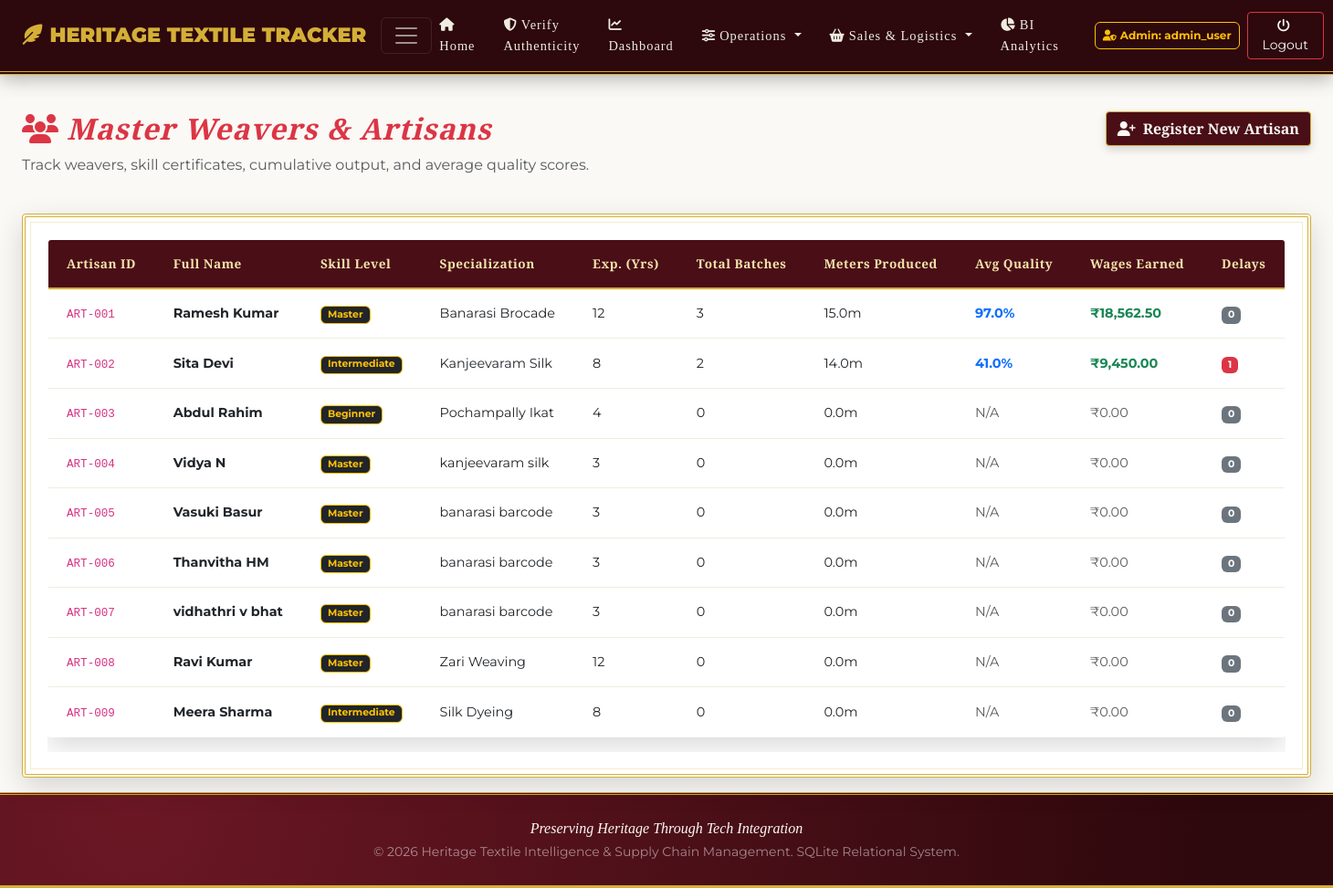
/artisans (signed in), run on the app's committed database.
### tables this page shows
CREATE TABLE artisans (
    artisan_id INTEGER PRIMARY KEY AUTOINCREMENT,
    first_name TEXT NOT NULL,
    last_name TEXT NOT NULL,
    phone TEXT UNIQUE NOT NULL,
    email TEXT UNIQUE,
    experience_years INTEGER NOT NULL CHECK (experience_years >= 0),
    skill_level TEXT NOT NULL CHECK (skill_level IN ('Beginner', 'Intermediate', 'Master')),
    specialization TEXT NOT NULL,
    base_wage_rate REAL NOT NULL CHECK (base_wage_rate > 0.0),
    certification_details TEXT,
    status TEXT NOT NULL DEFAULT 'Active' CHECK (status IN ('Active', 'Inactive', 'On Leave')),
    created_at TEXT NOT NULL DEFAULT (STRFTIME('%Y-%m-%d %H:%M:%S', 'now'))
);

### app.py (the view, shortened to what this page needs)
@app.route("/artisans", methods=["GET", "POST"])
def artisans():
    if not is_logged_in():
        return redirect(url_for("login"))
    conn = get_db_connection()
    artisans_list = conn.execute("SELECT * FROM vw_artisan_performance").fetchall()
    conn.close()
    return render_template("artisans.html", artisans_list=artisans_list)

### app.py (called while the page is built)
def get_db_connection():
    conn = sqlite3.connect(DB_PATH)
    conn.execute("PRAGMA foreign_keys = ON;")
    conn.row_factory = sqlite3.Row
    return conn

def is_logged_in():
    return "user_id" in session

### templates/artisans.html (shortened to what this page needs)
{% extends "base.html" %}
{% block content %}
<div class="row mb-4">
    <div class="col-md-8">
        <h2 class="text-danger font-serif-italic"><i class="fa-solid fa-users me-2"></i>Master Weavers & Artisans</h2>
        <p class="text-muted">Track weavers, skill certificates, cumulative output, and average quality scores.</p>
    </div>
    <div class="col-md-4 text-md-end mt-2 mt-md-0">
        {% if session.get('role') in ['Admin', 'Finance Manager'] %}
            <button class="btn btn-maroon" data-bs-toggle="collapse" data-bs-target="#addArtisanForm">
                <i class="fa-solid fa-user-plus me-2"></i>Register New Artisan
            </button>
        {% endif %}
    </div>
</div>
<div class="zari-box bg-white p-4">
    <div class="table-responsive">
        <table class="table table-hover table-heritage align-middle">
            <thead>
                <tr>
                    <th>Artisan ID</th>
                    <th>Full Name</th>
                    <th>Skill Level</th>
                    <th>Specialization</th>
                    <th>Exp. (Yrs)</th>
                    <th>Total Batches</th>
                    <th>Meters Produced</th>
                    <th>Avg Quality</th>
                    <th>Wages Earned</th>
                    <th>Delays</th>
                </tr>
            </thead>
            <tbody>
                {% for a in artisans_list %}
                    <tr>
                        <td><code>ART-{{ "%03d"|format(a.artisan_id) }}</code></td>
                        <td><strong>{{ a.artisan_name }}</strong></td>
                        <td>
                            <span class="badge bg-dark text-warning border border-warning">{{ a.skill_level }}</span>
                        </td>
                        <td>{{ a.specialization }}</td>
                        <td>{{ a.experience_years }}</td>
                        <td>{{ a.total_batches }}</td>
                        <td>{{ a.total_meters_produced or 0.0 }}m</td>
                        <td>
                            {% if a.avg_quality_score %}
                                <strong class="text-primary">{{ a.avg_quality_score }}%</strong>
                            {% else %}
                                <span class="text-muted">N/A</span>
                            {% endif %}
                        </td>
                        <td>
                            {% if a.total_wages_earned %}
                                <strong class="text-success">&#8377;{{ "{:,.2f}".format(a.total_wages_earned) }}</strong>
                            {% else %}
                                <span class="text-muted">&#8377;0.00</span>
                            {% endif %}
                        </td>
                        <td>
                            {% if a.delayed_batches_count > 0 %}
                                <span class="badge bg-danger">{{ a.delayed_batches_count }}</span>
                            {% else %}
                                <span class="badge bg-secondary">0</span>
                            {% endif %}
                        </td>
                    </tr>
                {% else %}
                    <tr>
                        <td colspan="10" class="text-center py-4 text-muted">No artisans registered in database.</td>
                    </tr>
                {% endfor %}
            </tbody>
        </table>
    </div>
</div>
{% endblock %}

### static/css/style.css (style rules this page uses)
:root { --royal-maroon-dark: #2D080C; --royal-maroon: #4A0E17; --royal-maroon-light: #6B1724; --royal-gold: #D4AF37; --royal-gold-light: #F3E5AB; --royal-gold-dark: #996515; --ivory: #FAF9F5; --ivory-dark: #EFECE1; --charcoal: #201311; --bronze: #8C6239; --glass-white: rgba(255, 255, 255, 0.9); --glass-maroon: rgba(74, 14, 23, 0.85); --shadow-premium: 0 10px 30px rgba(0, 0, 0, 0.15); --shadow-gold-glow: 0 0 15px rgba(212, 175, 55, 0.4); --zari-border: 4px double var(--royal-gold); }
body { background-color: var(--ivory); color: var(--charcoal); font-family: 'Montserrat', sans-serif; font-weight: 400; line-height: 1.6; overflow-x: hidden; }
h1, h2, h3, h4, h5, h6, .brand-title { font-family: 'Cinzel', serif; font-weight: 700; letter-spacing: 1px; }
.font-serif-italic { font-family: 'Playfair Display', serif; font-style: italic; }
.bg-heritage-pattern { background-color: var(--ivory); background-image: radial-gradient(var(--royal-gold-light) 0.5px, transparent 0.5px), radial-gradient(var(--royal-gold-light) 0.5px, var(--ivory) 0.5px); background-size: 20px 20px; background-position: 0 0, 10px 10px; }
.zari-box { border: 4px double var(--royal-gold); background-color: var(--glass-white); padding: 20px; border-radius: 4px; box-shadow: var(--shadow-premium); position: relative; overflow: hidden; }
.zari-box::before { content: ''; position: absolute; top: 5px; left: 5px; right: 5px; bottom: 5px; border: 1px solid rgba(212, 175, 55, 0.25); pointer-events: none; }
.btn-maroon { background-color: var(--royal-maroon); color: var(--ivory) !important; font-family: 'Cinzel', serif; font-weight: 700; border: 1px solid var(--royal-gold); box-shadow: 0 4px 10px rgba(0, 0, 0, 0.15); transition: all 0.3s ease; border-radius: 4px; }
.table-heritage { background-color: var(--glass-white); border-radius: 4px; overflow: hidden; box-shadow: var(--shadow-premium); border: 1px solid var(--ivory-dark); }
.table-heritage thead th { background-color: var(--royal-maroon); color: var(--royal-gold-light); font-family: 'Cinzel', serif; font-weight: 700; letter-spacing: 0.5px; font-size: 0.85rem; padding: 15px 20px; border: none; border-bottom: 2px solid var(--royal-gold); }
.table-heritage tbody td { padding: 15px 20px; vertical-align: middle; font-size: 0.9rem; border-bottom: 1px solid var(--ivory-dark); }
.table-heritage tbody tr { transition: background-color 0.2s ease; }

### data on the page
artisans: artisan_id "001", artisan_name "Ramesh Kumar", skill_level "Master", specialization "Banarasi Brocade", experience_years "12", total_batches "3", total_meters_produced "15.0", avg_quality_score "97.0", total_wages_earned "18,562.50"
artisans: artisan_id "002", artisan_name "Sita Devi", skill_level "Intermediate", specialization "Kanjeevaram Silk", experience_years "8", total_batches "2", total_meters_produced "14.0", avg_quality_score "41.0", total_wages_earned "9,450.00", delayed_batches_count "1"
artisans: artisan_id "003", artisan_name "Abdul Rahim", skill_level "Beginner", specialization "Pochampally Ikat", experience_years "4", total_batches "0", total_meters_produced "0.0", shows "N/A", shows "₹0.00"
artisans: artisan_id "004", artisan_name "Vidya N", skill_level "Master", specialization "kanjeevaram silk", experience_years "3", total_batches "0", total_meters_produced "0.0", shows "N/A", shows "₹0.00"
artisans: artisan_id "005", artisan_name "Vasuki Basur", skill_level "Master", specialization "banarasi barcode", experience_years "3", total_batches "0", total_meters_produced "0.0", shows "N/A", shows "₹0.00"
artisans: artisan_id "006", artisan_name "Thanvitha HM", skill_level "Master", specialization "banarasi barcode", experience_years "3", total_batches "0", total_meters_produced "0.0", shows "N/A", shows "₹0.00"
artisans: artisan_id "007", artisan_name "vidhathri v bhat", skill_level "Master", specialization "banarasi barcode", experience_years "3", total_batches "0", total_meters_produced "0.0", shows "N/A", shows "₹0.00"
artisans: artisan_id "008", artisan_name "Ravi Kumar", skill_level "Master", specialization "Zari Weaving", experience_years "12", total_batches "0", total_meters_produced "0.0", shows "N/A", shows "₹0.00"
artisans: artisan_id "009", artisan_name "Meera Sharma", skill_level "Intermediate", specialization "Silk Dyeing", experience_years "8", total_batches "0", total_meters_produced "0.0", shows "N/A", shows "₹0.00"

### other printed values
{{ session.get('role') }} "Admin"
{{ session.get('username') }} "admin_user"
